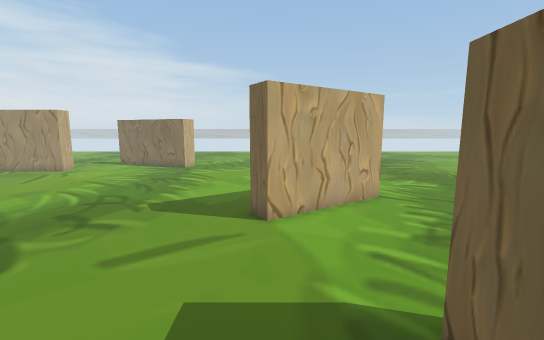
View 1 (above)

23 first-person views from a walk through a Unity game level. The camera is 1.3 m above the floor, tilts 8° down and sees 90° across. The floor is counted in squares, 0.5 m on a side. Each view is taken from the middle of a square. On the plan, view 1 faces up. The plan holds only what a view shows up to about 19 squares ahead; the rest is blank. The place goes on beyond the plan. The player character is not drawn.

View 2
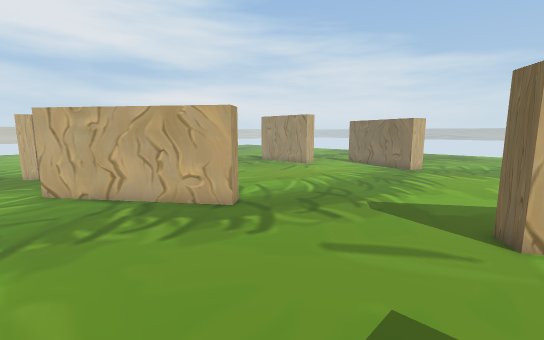

View 3
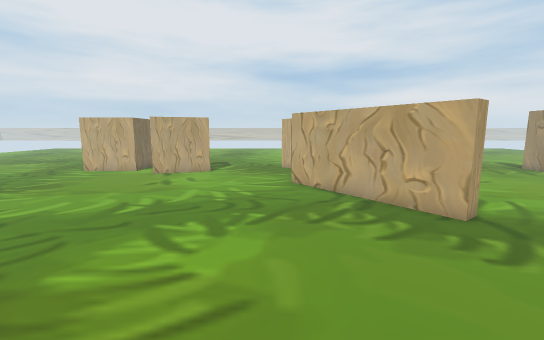

View 4
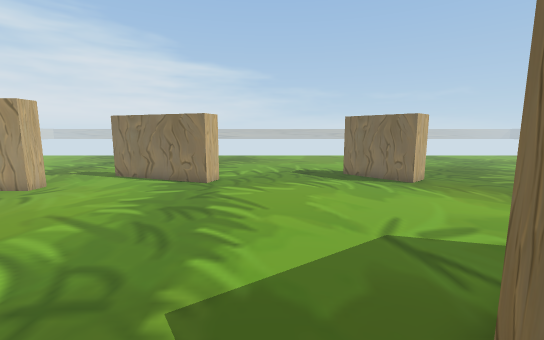

View 5
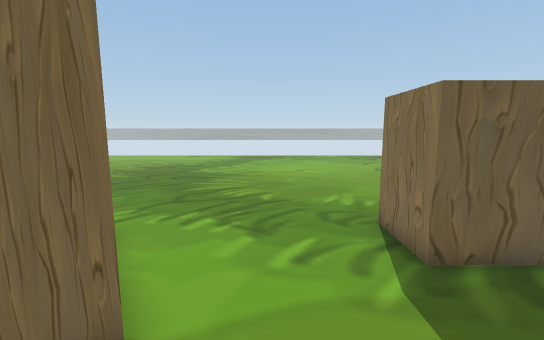

View 6
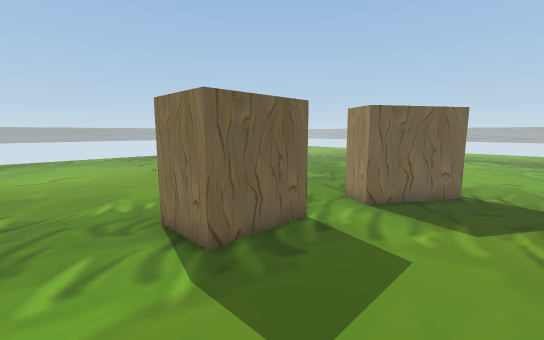

View 7
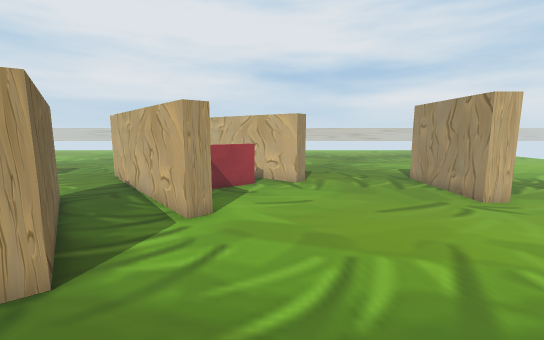

View 8
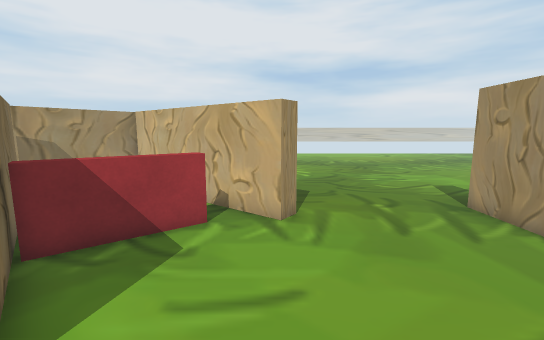

View 9
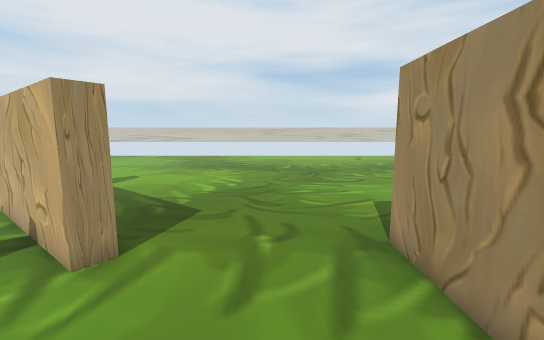

View 10
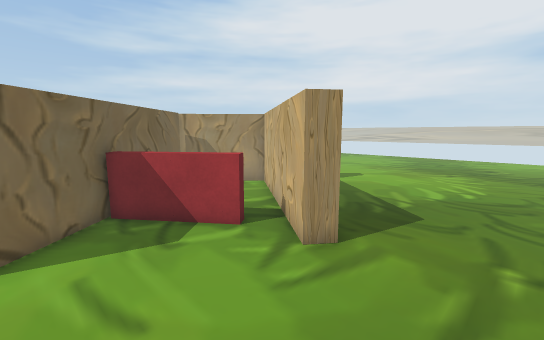

View 11
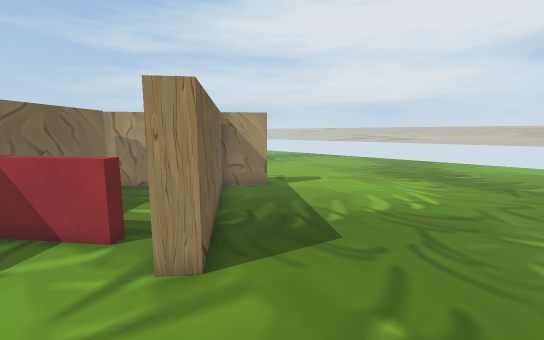

View 12
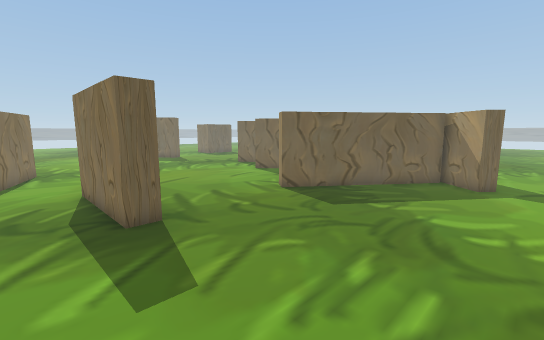

View 13
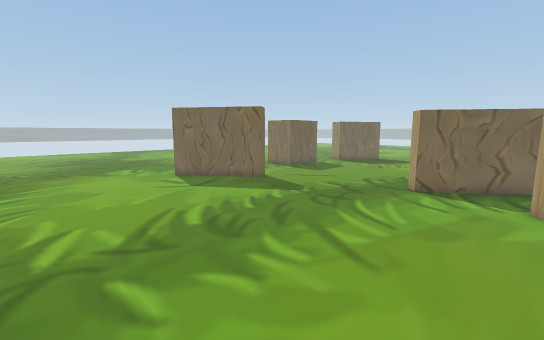

View 14
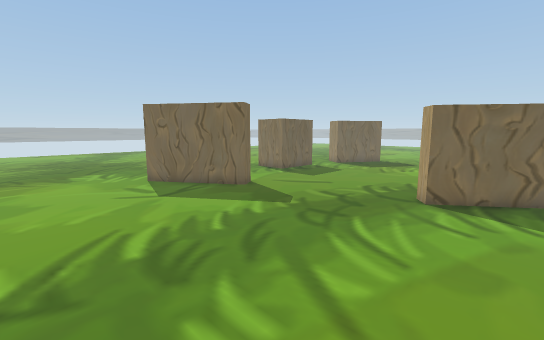

View 15
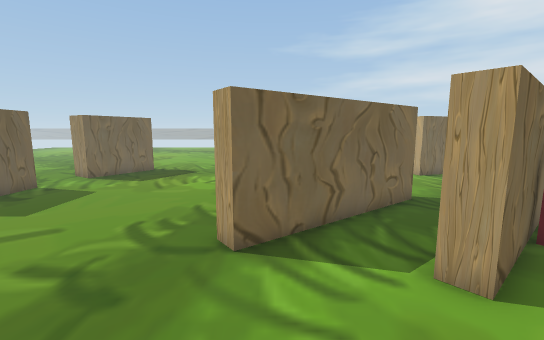

View 16
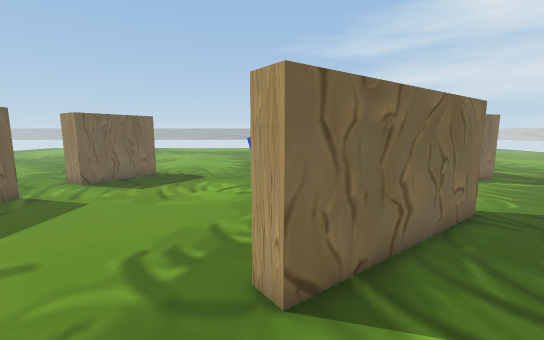

View 17
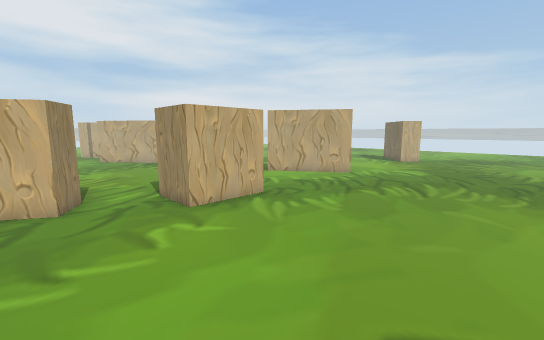

View 18
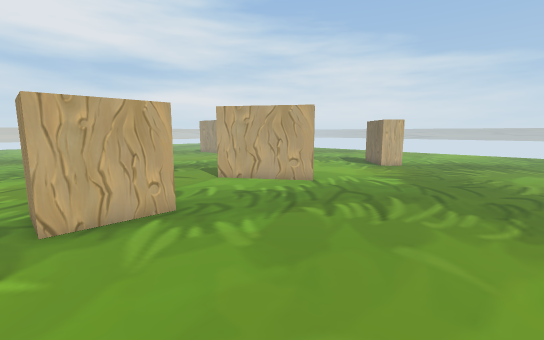

View 19
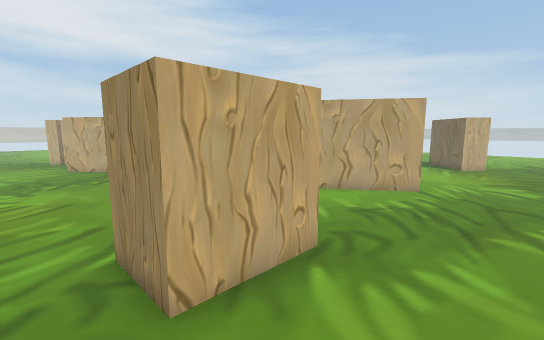

View 20
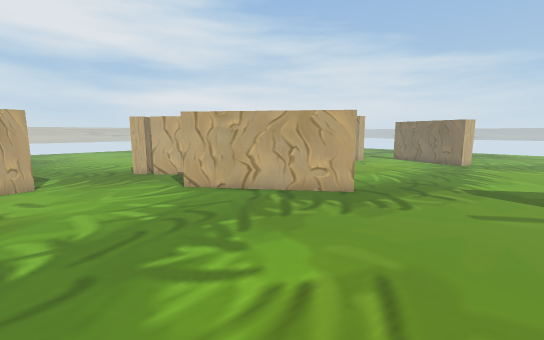

View 21
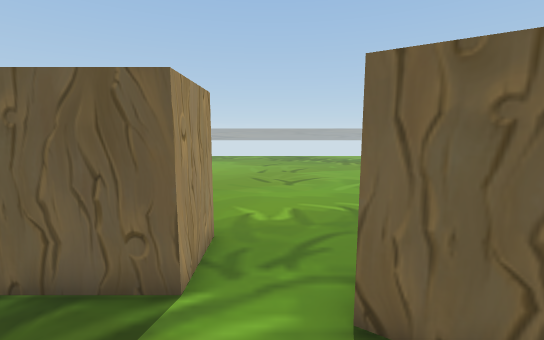

View 22
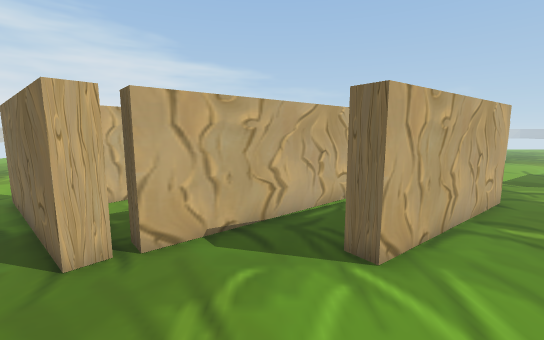

View 23
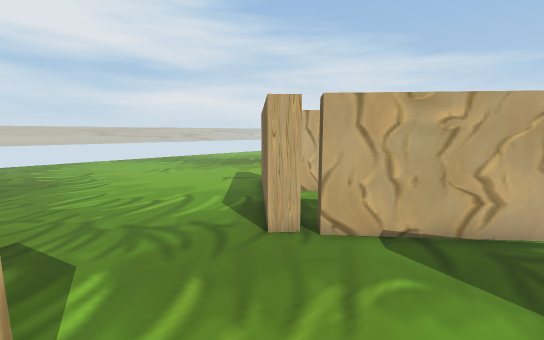

### Floor plan
Points are (right, up) in squares from view 1. A wall is a line through its corners. A room is listed if a view was taken in it or the views show most of it. See-through windows are left out.
Room 1 (views 1, 2, 3, 4, 5, 6, 7, 8, 9, 10, 11, 12, 13, 14, 15, 16, 17, 18, 19, 20, 21, 22, 23)
walls: (-8.2, 6.4) (-7.7, 5.7) (-13.9, 1) (-14.4, 1.7) (-8.2, 6.4); (-0.7, 8.6) (3.8, 11.6) (4.4, 10.8) (-0.1, 7.7) (-0.7, 8.6); (2, 2.9) (4.5, 2.9) (4.5, -0.5) (2, -0.5) (2, 2.9); (-13.8, 17.8) (-19.2, 17.8) (-19.2, 18.8) (-13.8, 18.8) (-13.8, 17.8); (-5.9, 20.8) (-6.3, 19.6) (-11.3, 21.5); (-19.4, 2.2) (-12.4, 8.1) (-11.9, 7.5) (-18.8, 1.5); (-0.2, -5.5) (1.3, -3.1) (2.7, -3.9) (1.9, -5.2); (5.5, 20.8) (4.2, 19.7) (2.5, 21.6); (-17.8, -4.1) (-17.4, -5.5); (-23.4, 5.2) (-18.4, 11.8) (-17.7, 11.3) (-22.9, 4.5) (-19.3, 1.3); (-25, 5.2) (-25.7, 5.9) (-25.1, 6.5) (-23.2, 4.8)
ways out: opening at (-27, 4.3); opening at (-17.2, -1.5)
objects: other object (-18, 8); other object (-18, 9) to (-17, 9); other object (-17, 7); other object (-17, 8); other object (-16, 6); other object (-16, 7)

Positions as (right, up) in squares from view 1, and headings:
1: (0, 0), facing up
2: (0, 0), facing up-left
3: (0, 0), facing left
4: (-3, 6), facing up
5: (-3, 6), facing right
6: (-3, 6), facing down-right
7: (-4, 10), facing left
8: (-10, 11), facing left
9: (-13, 15), facing left
10: (-13, 15), facing down-left
11: (-16, 16), facing down-left
12: (-27, 21), facing down-right
13: (-12, 19), facing down-right
14: (-11, 17), facing down-right
15: (-9, 12), facing down
16: (-8, 10), facing down
17: (13, -5), facing up-left
18: (13, -1), facing up-left
19: (8, -2), facing up-left
20: (-2, -5), facing up-left
21: (-2, -2), facing right
22: (-16, -4), facing up
23: (-15, -4), facing up-left
